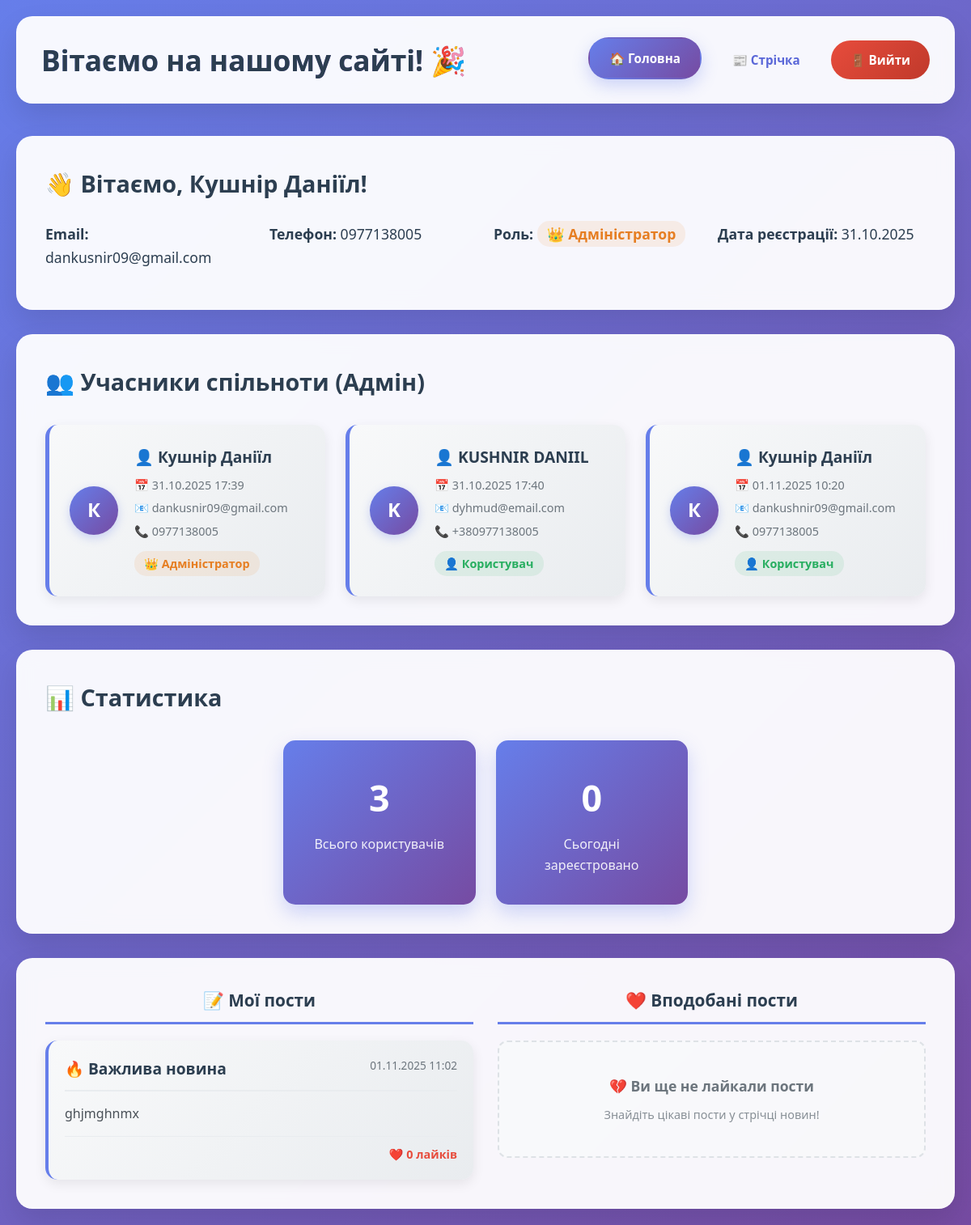
Screenshot of /home (signed in) with the database file from the repository.
### app.py (models this page shows)
class User(db.Model):
    id = db.Column(db.Integer, primary_key=True)
    fullName = db.Column(db.String(100), nullable=False)
    email = db.Column(db.String(100), unique=True, nullable=False)
    phone = db.Column(db.String(20), nullable=False)
    password = db.Column(db.String(128), nullable=False)
    registration_date = db.Column(db.DateTime, default=datetime.utcnow)
    role = db.Column(db.String(20), default='user')
    posts = db.relationship('Post', backref='author', lazy=True)
    likes = db.relationship('Like', backref='user', lazy=True)

class Post(db.Model):
    id = db.Column(db.Integer, primary_key=True)
    title = db.Column(db.String(200), nullable=False)
    content = db.Column(db.Text, nullable=False)
    date_posted = db.Column(db.DateTime, default=datetime.utcnow)
    user_id = db.Column(db.Integer, db.ForeignKey('user.id'), nullable=False)
    likes = db.Column(db.Integer, default=0)
    post_likes = db.relationship('Like', backref='post', lazy=True)

### app.py (the view)
@app.route('/')
@app.route('/home')
def home():
    if 'user_id' not in session:
        return redirect('/index')
    users = User.query.all()
    today = date.today()
    today_users = User.query.filter(db.func.date(User.registration_date) == today).count()
    current_user = User.query.get(session['user_id'])
    user_posts = Post.query.filter_by(user_id=current_user.id).order_by(Post.date_posted.desc()).all()
    liked_posts = Post.query.join(Like).filter(
        Like.user_id == current_user.id
    ).order_by(Post.date_posted.desc()).all()
    return render_template('home.html',
                         users=users,
                         today_users=today_users,
                         current_user=current_user,
                         user_posts=user_posts,
                         liked_posts=liked_posts)

### templates/home.html (shortened to what this page needs)
<!DOCTYPE html>
<html lang="uk">
<head>
    <link rel="stylesheet" href="/static/home.css">
</head>
<body>
    <div class="container">
        <header class="header">
            <div class="header-content">
                <h1>Вітаємо на нашому сайті! 🎉</h1>
                <nav class="nav">
                    <a href="/home" class="nav-link active">🏠 Головна</a>
                    <a href="/newsfeed" class="nav-link">📰 Стрічка</a>
                    <a href="/logout" class="logout-btn">🚪 Вийти</a>
                </nav>
            </div>
        </header>
        <main class="main-content">
            <section class="welcome-section">
                <div class="welcome-card">
                    <h2>👋 Вітаємо, {{ current_user.fullName }}!</h2>
                    <div class="user-info">
                        <p><strong>Email:</strong> {{ current_user.email }}</p>
                        <p><strong>Телефон:</strong> {{ current_user.phone }}</p>
                        <p><strong>Роль:</strong>
                            {% if current_user.role == 'admin' %}
                                <span class="admin-role">👑 Адміністратор</span>
                            {% else %}
                                <span class="user-role">👤 Користувач</span>
                            {% endif %}
                        </p>
                        <p><strong>Дата реєстрації:</strong> {{ current_user.registration_date.strftime('%d.%m.%Y') }}</p>
                    </div>
                </div>
            </section>
            {% if current_user.role == 'admin' %}
            <section class="users-section">
                <h2>👥 Учасники спільноти (Адмін)</h2>
                <div class="users-container">
                    {% for user in users %}
                        <div class="user-card">
                            <div class="user-avatar">
                                {{ user.fullName[0] }}
                            </div>
                            <div class="user-details">
                                <div class="user-name">👤 {{ user.fullName }}</div>
                                <div class="user-date">📅 {{ user.registration_date.strftime('%d.%m.%Y %H:%M') }}</div>
                                <div class="user-email">📧 {{ user.email }}</div>
                                <div class="user-phone">📞 {{ user.phone }}</div>
                                {% if user.role == 'admin' %}
                                    <div class="user-role admin">👑 Адміністратор</div>
                                {% else %}
                                    <div class="user-role user">👤 Користувач</div>
                                {% endif %}
                            </div>
                        </div>
                    {% else %}
                        <div class="empty-state">
                            <p>Поки що немає зареєстрованих користувачів</p>
                            <p>Будьте першим!</p>
                        </div>
                    {% endfor %}
                </div>
            </section>
            <section class="stats-section">
                <h2>📊 Статистика</h2>
                <div class="stats-cards">
                    <div class="stat-card">
                        <div class="stat-number">{{ users|length }}</div>
                        <div class="stat-label">Всього користувачів</div>
                    </div>
                    <div class="stat-card">
                        <div class="stat-number">{{ today_users }}</div>
                        <div class="stat-label">Сьогодні зареєстровано</div>
                    </div>
                </div>
            </section>
            {% endif %}
            <section class="posts-section">
                <div class="posts-grid">
                    <div class="posts-column">
                        <h3>📝 Мої пости</h3>
                        <div class="posts-container">
                            {% if user_posts %}
                                {% for post in user_posts %}
                                <div class="post-card">
                                    <div class="post-header">
                                        <div class="post-title">{{ post.title }}</div>
                                        <div class="post-date">{{ post.date_posted.strftime('%d.%m.%Y %H:%M') }}</div>
                                    </div>
                                    <div class="post-content">{{ post.content }}</div>
                                    <div class="post-stats">
                                        <span class="likes-count">❤️ {{ post.likes }} лайків</span>
                                    </div>
                                </div>
                                {% endfor %}
                            {% else %}
                                <div class="empty-posts">
                                    <p>📭 У вас ще немає постів</p>
                                    <p>Створіть перший пост у стрічці новин!</p>
                                </div>
                            {% endif %}
                        </div>
                    </div>
                    <div class="posts-column">
                        <h3>❤️ Вподобані пости</h3>
                        <div class="posts-container">
                            {% if liked_posts %}
                                {% for post in liked_posts %}
                                <div class="post-card">
                                    <div class="post-header">
                                        <div class="post-title">{{ post.title }}</div>
                        <div class="post-date">{{ post.date_posted.strftime('%d.%m.%Y %H:%M') }}</div>
                                    </div>
                                    <div class="post-content">{{ post.content }}</div>
                                    <div class="post-author">
                                        👤 {{ post.author.fullName }}
                                        {% if post.author.role == 'admin' %}
                                            <span class="admin-badge">👑</span>
                                        {% endif %}
                                    </div>
                                    <div class="post-stats">
                                        <span class="likes-count">❤️ {{ post.likes }} лайків</span>
                                    </div>
                                </div>
                                {% endfor %}
                            {% else %}
                                <div class="empty-posts">
                                    <p>💔 Ви ще не лайкали пости</p>
                                    <p>Знайдіть цікаві пости у стрічці новин!</p>
                                </div>
                            {% endif %}
                        </div>
                    </div>
                </div>
            </section>
        </main>
    </div>
</body>
</html>

### rows the page displays
User: fullName "Кушнір Даніїл", email "dankusnir09@gmail.com", phone "0977138005", registration_date "31.10.2025", fullName "К", registration_date "31.10.2025 17:39", role "👑 Адміністратор"
User: fullName "K", fullName "KUSHNIR DANIIL", registration_date "31.10.2025 17:40", email "dyhmud@email.com", phone "+380977138005", role "👤 Користувач"
User: fullName "К", fullName "Кушнір Даніїл", registration_date "01.11.2025 10:20", email "dankushnir09@gmail.com", phone "0977138005", role "👤 Користувач"
Post: title "🔥 Важлива новина", date_posted "01.11.2025 11:02", content "ghjmghnmx", likes "0"

### other values shown
{{ users|length }} "3"
{{ today_users }} "0"
